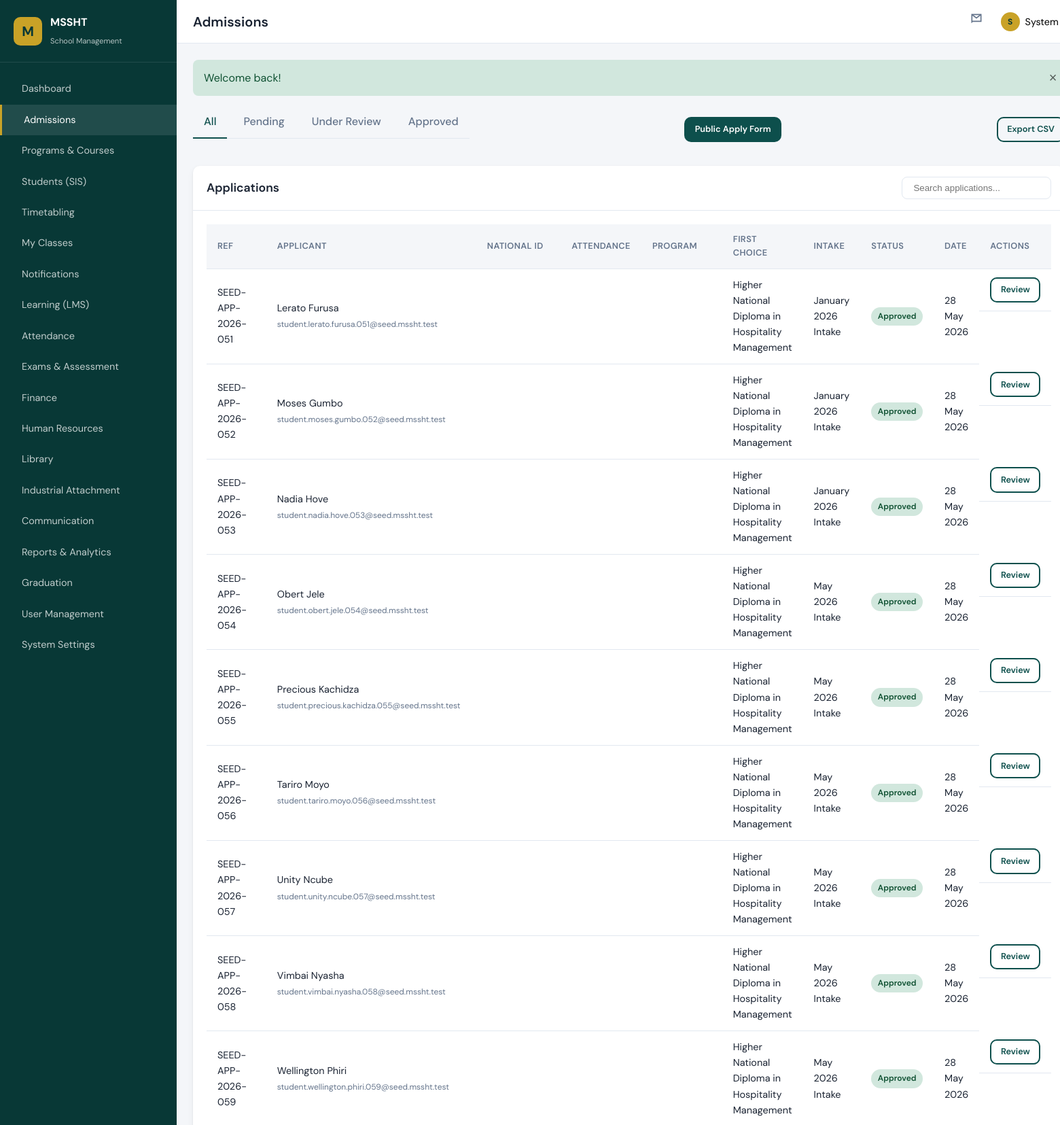
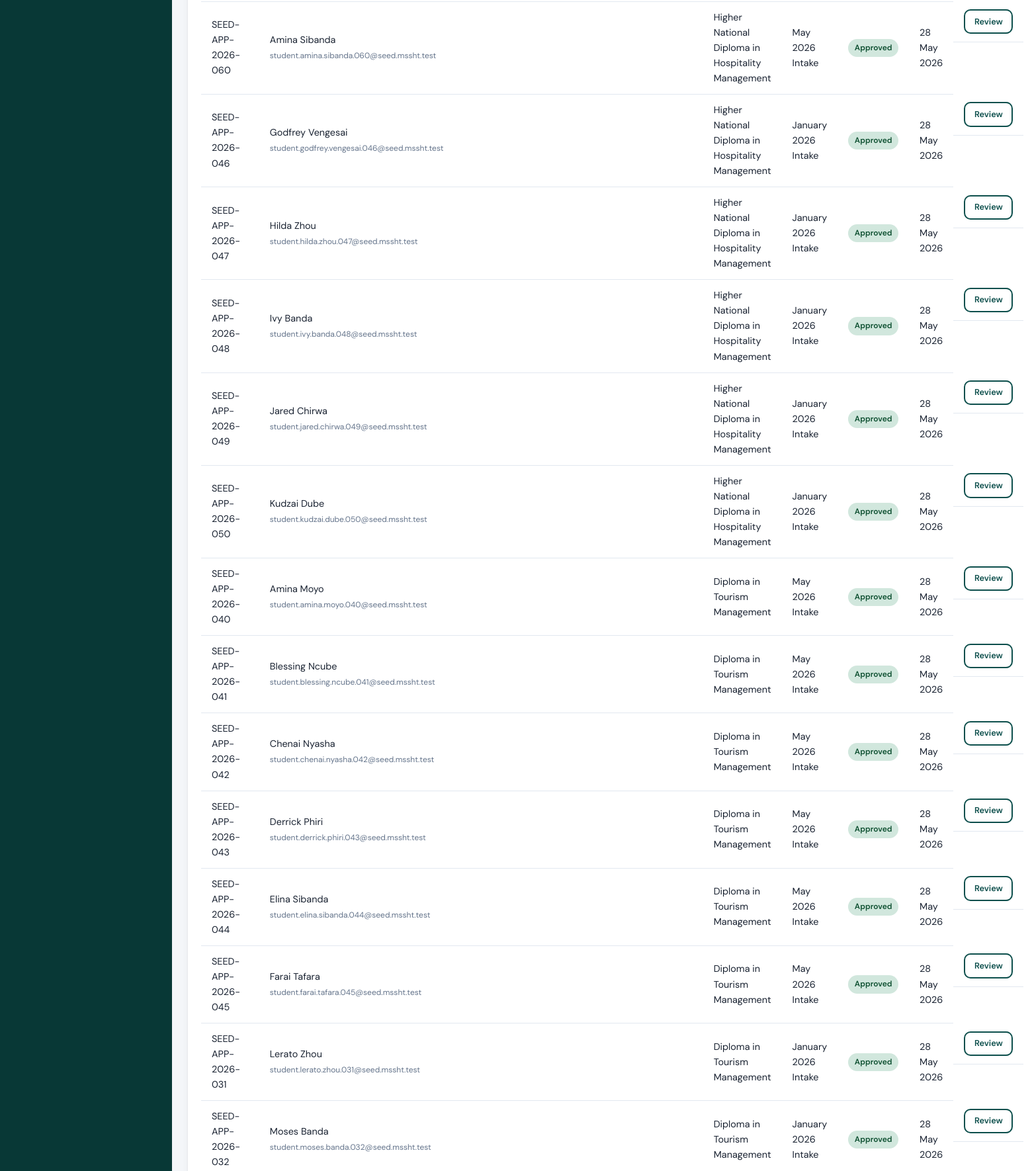
The app's page /modules/admissions/index.php (signed in, upper part) with its own data (2 pictures, top to bottom).
### tables this page shows
CREATE TABLE applications (
    id INT UNSIGNED AUTO_INCREMENT PRIMARY KEY,
    application_ref VARCHAR(30) NOT NULL UNIQUE,
    user_id INT UNSIGNED NULL UNIQUE,
    program_id INT UNSIGNED NOT NULL,
    intake_id INT UNSIGNED NOT NULL,
    first_name VARCHAR(80) NOT NULL,
    last_name VARCHAR(80) NOT NULL,
    email VARCHAR(150) NOT NULL,
    phone VARCHAR(30) NOT NULL,
    gender ENUM('male', 'female', 'other') NULL,
    date_of_birth DATE NULL,
    address TEXT NULL,
    previous_qualification VARCHAR(200) NULL,
    status ENUM('pending', 'under_review', 'approved', 'rejected', 'waitlisted') DEFAULT 'pending',
    notes TEXT NULL,
    reviewed_by INT UNSIGNED NULL,
    reviewed_at DATETIME NULL,
    created_at TIMESTAMP DEFAULT CURRENT_TIMESTAMP,
    FOREIGN KEY (user_id) REFERENCES users(id) ON DELETE SET NULL,
    FOREIGN KEY (program_id) REFERENCES programs(id),
    FOREIGN KEY (intake_id) REFERENCES intakes(id),
    FOREIGN KEY (reviewed_by) REFERENCES users(id) ON DELETE SET NULL
);

CREATE TABLE programs (
    id INT UNSIGNED AUTO_INCREMENT PRIMARY KEY,
    code VARCHAR(20) NOT NULL UNIQUE,
    name VARCHAR(200) NOT NULL,
    program_type ENUM('short_course', 'certificate', 'diploma', 'hnd') NOT NULL,
    duration_months SMALLINT UNSIGNED DEFAULT 12,
    duration_value SMALLINT UNSIGNED DEFAULT 12,
    duration_unit VARCHAR(10) DEFAULT 'months',
    total_credits DECIMAL(6,2) DEFAULT 0,
    description TEXT NULL,
    status ENUM('active', 'inactive') DEFAULT 'active',
    created_at TIMESTAMP DEFAULT CURRENT_TIMESTAMP
);

CREATE TABLE intakes (
    id INT UNSIGNED AUTO_INCREMENT PRIMARY KEY,
    name VARCHAR(100) NOT NULL,
    academic_year VARCHAR(20) NOT NULL,
    start_date DATE NOT NULL,
    end_date DATE NOT NULL,
    status ENUM('open', 'closed', 'archived') DEFAULT 'open',
    created_at TIMESTAMP DEFAULT CURRENT_TIMESTAMP
);

### modules/admissions/index.php (the view, shortened to what this page needs)
<?php
$db = getDB();
$status = $_GET['status'] ?? '';
$sql = 'SELECT a.*, p.name AS program_name, i.name AS intake_name,
    JSON_UNQUOTE(JSON_EXTRACT(a.notes, "$.national_id")) AS national_id,
    JSON_UNQUOTE(JSON_EXTRACT(a.notes, "$.attendance_type")) AS attendance_type,
    JSON_UNQUOTE(JSON_EXTRACT(a.notes, "$.first_choice")) AS first_choice
    FROM applications a
    JOIN programs p ON p.id = a.program_id
    JOIN intakes i ON i.id = a.intake_id WHERE 1=1';
$params = [];
$sql .= ' ORDER BY a.created_at DESC LIMIT 100';
$stmt = $db->prepare($sql);
$stmt->execute($params);
$applications = $stmt->fetchAll();
require_once __DIR__ . '/../../includes/header.php';
?>
<div class="page-actions">
    <div class="tabs">
        <a href="?" class="tab-link <?= !$status ? 'active' : '' ?>">All</a>
        <a href="?status=pending" class="tab-link <?= $status === 'pending' ? 'active' : '' ?>">Pending</a>
        <a href="?status=under_review" class="tab-link <?= $status === 'under_review' ? 'active' : '' ?>">Under Review</a>
        <a href="?status=approved" class="tab-link <?= $status === 'approved' ? 'active' : '' ?>">Approved</a>
    </div>
    <a href="apply.php" class="btn btn-primary btn-sm" target="_blank">Public Apply Form</a>
    <a href="?export=csv" class="btn btn-outline btn-sm">Export CSV</a>
</div>
<div class="card">
    <div class="card-header">
        <h2>Applications</h2>
        <div class="search-box">
            <input type="text" id="tableSearch" placeholder="Search applications...">
        </div>
    </div>
    <div class="card-body table-wrap">
        <?php if (empty($applications)): ?>
        <p class="empty-state">No applications found.</p>
        <?php else: ?>
        <table class="data-table">
            <thead>
                <tr>
                    <th>Ref</th>
                    <th>Applicant</th>
                    <th>National ID</th>
                    <th>Attendance</th>
                    <th>Program</th>
                    <th>First Choice</th>
                    <th>Intake</th>
                    <th>Status</th>
                    <th>Date</th>
                    <th>Actions</th>
                </tr>
            </thead>
            <tbody>
            <?php foreach ($applications as $app): ?>
                <tr>
                    <td><?= e($app['application_ref']) ?></td>
                    <td><?= e($app['first_name'] . ' ' . $app['last_name']) ?><br><small class="text-muted"><?= e($app['email']) ?></small></td>
                    <td><?= e($app['national_id'] ?? '') ?></td>
                    <td><?= e($app['attendance_type'] ?? '') ?></td>
                    <td>
                    </td>
                    <td><?= e($app['program_name']) ?></td>
                    <td><?= e($app['intake_name']) ?></td>
                    <td><?= statusBadge($app['status']) ?></td>
                    <td><?= formatDate($app['created_at']) ?></td>
                    <td class="table-actions">
                        <a href="review.php?id=<?= (int)$app['id'] ?>" class="btn btn-sm btn-outline">Review</a>
                    </td>
                </tr>
            <?php endforeach; ?>
            </tbody>
        </table>
        <?php endif; ?>
    </div>
</div>
<?php require_once __DIR__ . '/../../includes/footer.php'; ?>

### includes/helpers.php (shortened to what this page needs)
<?php
function e(?string $value): string
{
    return htmlspecialchars($value ?? '', ENT_QUOTES, 'UTF-8');
}
function formatDate(?string $date, string $format = 'd M Y'): string
{
    return date($format, strtotime($date));
}
function statusBadge(string $status): string
{
    $map = [
        'pending'      => 'badge-warning',
        'under_review' => 'badge-info',
        'approved'     => 'badge-success',
        'rejected'     => 'badge-danger',
        'active'       => 'badge-success',
        'inactive'     => 'badge-secondary',
        'paid'         => 'badge-success',
        'partial'      => 'badge-warning',
        'overdue'      => 'badge-danger',
        'open'         => 'badge-success',
        'closed'       => 'badge-secondary',
    ];
    $class = $map[$status] ?? 'badge-secondary';
    return '<span class="badge ' . $class . '">' . e(ucfirst(str_replace('_', ' ', $status))) . '</span>';
}

### assets/css/main.css (style rules this page uses)
:root { --color-primary: #0d4f4c; --color-primary-dark: #083836; --color-primary-light: #1a7a75; --color-accent: #c9a227; --color-accent-light: #e8c547; --color-bg: #f4f6f9; --color-surface: #ffffff; --color-text: #1a2332; --color-text-muted: #64748b; --color-border: #e2e8f0; --color-danger: #dc3545; --color-success: #198754; --color-warning: #ffc107; --color-info: #0dcaf0; --sidebar-width: 260px; --topbar-height: 64px; --radius: 10px; --shadow: 0 1px 3px rgba(0,0,0,.08), 0 4px 12px rgba(0,0,0,.04); --font-sans: 'DM Sans', system-ui, sans-serif; --font-display: 'Playfair Display', Georgia, serif; }
*, *::before, *::after { box-sizing: border-box; margin: 0; padding: 0; }
html { font-size: 16px; scroll-behavior: smooth; }
body { font-family: var(--font-sans); color: var(--color-text); background: var(--color-bg); line-height: 1.6; }
a { color: var(--color-primary-light); text-decoration: none; }
.btn { display: inline-flex; align-items: center; justify-content: center; gap: .5rem; padding: .6rem 1.25rem; border-radius: var(--radius); font-weight: 600; font-size: .9rem; border: 2px solid transparent; cursor: pointer; transition: all .2s; font-family: inherit; }
.btn-primary { background: var(--color-primary); color: #fff; }
.btn-outline { background: transparent; border-color: var(--color-primary); color: var(--color-primary); }
.btn-sm { padding: .4rem .85rem; font-size: .8rem; }
.card { background: var(--color-surface); border-radius: var(--radius); box-shadow: var(--shadow); margin-bottom: 1.5rem; }
.card-header { padding: 1rem 1.25rem; border-bottom: 1px solid var(--color-border); display: flex; align-items: center; justify-content: space-between; }
.card-header h2 { font-size: 1.1rem; font-weight: 600; }
.card-body { padding: 1.25rem; }
.table-wrap { overflow-x: auto; }
table.data-table { width: 100%; border-collapse: collapse; font-size: .9rem; }
table.data-table th, table.data-table td { padding: .75rem 1rem; text-align: left; border-bottom: 1px solid var(--color-border); }
table.data-table th { background: var(--color-bg); font-weight: 600; font-size: .8rem; text-transform: uppercase; letter-spacing: .03em; color: var(--color-text-muted); }
.table-actions { display: flex; gap: .5rem; }
.badge { display: inline-block; padding: .25rem .6rem; border-radius: 20px; font-size: .75rem; font-weight: 600; }
.badge-success { background: #d1e7dd; color: #0f5132; }
.text-muted { color: var(--color-text-muted); }
.page-actions { display: flex; justify-content: space-between; align-items: center; margin-bottom: 1.25rem; flex-wrap: wrap; gap: 1rem; }
.search-box input { padding: .5rem 1rem; border: 1px solid var(--color-border); border-radius: 8px; min-width: 220px; }
.tabs { display: flex; gap: .5rem; margin-bottom: 1.25rem; border-bottom: 1px solid var(--color-border); }
.tab-link { padding: .6rem 1rem; color: var(--color-text-muted); font-weight: 500; border-bottom: 2px solid transparent; margin-bottom: -1px; }
.tab-link.active { color: var(--color-primary); border-color: var(--color-primary); }

### records on screen
applications: application_ref "SEED-APP-2026-051", first_name+last_name "Lerato Furusa", email "student.lerato.furusa.051@seed.mssht.test", program.name "Higher National Diploma in Hospitality Management", intake.name "January 2026 Intake", status "Approved", created_at "28 May 2026"
applications: application_ref "SEED-APP-2026-052", first_name+last_name "Moses Gumbo", email "student.moses.gumbo.052@seed.mssht.test", program.name "Higher National Diploma in Hospitality Management", intake.name "January 2026 Intake", status "Approved", created_at "28 May 2026"
applications: application_ref "SEED-APP-2026-053", first_name+last_name "Nadia Hove", email "student.nadia.hove.053@seed.mssht.test", program.name "Higher National Diploma in Hospitality Management", intake.name "January 2026 Intake", status "Approved", created_at "28 May 2026"
applications: application_ref "SEED-APP-2026-054", first_name+last_name "Obert Jele", email "student.obert.jele.054@seed.mssht.test", program.name "Higher National Diploma in Hospitality Management", intake.name "May 2026 Intake", status "Approved", created_at "28 May 2026"
applications: application_ref "SEED-APP-2026-055", first_name+last_name "Precious Kachidza", email "student.precious.kachidza.055@seed.mssht.test", program.name "Higher National Diploma in Hospitality Management", intake.name "May 2026 Intake", status "Approved", created_at "28 May 2026"
applications: application_ref "SEED-APP-2026-056", first_name+last_name "Tariro Moyo", email "student.tariro.moyo.056@seed.mssht.test", program.name "Higher National Diploma in Hospitality Management", intake.name "May 2026 Intake", status "Approved", created_at "28 May 2026"
applications: application_ref "SEED-APP-2026-057", first_name+last_name "Unity Ncube", email "student.unity.ncube.057@seed.mssht.test", program.name "Higher National Diploma in Hospitality Management", intake.name "May 2026 Intake", status "Approved", created_at "28 May 2026"
applications: application_ref "SEED-APP-2026-058", first_name+last_name "Vimbai Nyasha", email "student.vimbai.nyasha.058@seed.mssht.test", program.name "Higher National Diploma in Hospitality Management", intake.name "May 2026 Intake", status "Approved", created_at "28 May 2026"
applications: application_ref "SEED-APP-2026-059", first_name+last_name "Wellington Phiri", email "student.wellington.phiri.059@seed.mssht.test", program.name "Higher National Diploma in Hospitality Management", intake.name "May 2026 Intake", status "Approved", created_at "28 May 2026"
applications: application_ref "SEED-APP-2026-060", first_name+last_name "Amina Sibanda", email "student.amina.sibanda.060@seed.mssht.test", program.name "Higher National Diploma in Hospitality Management", intake.name "May 2026 Intake", status "Approved", created_at "28 May 2026"
applications: application_ref "SEED-APP-2026-046", first_name+last_name "Godfrey Vengesai", email "student.godfrey.vengesai.046@seed.mssht.test", program.name "Higher National Diploma in Hospitality Management", intake.name "January 2026 Intake", status "Approved", created_at "28 May 2026"
applications: application_ref "SEED-APP-2026-047", first_name+last_name "Hilda Zhou", email "student.hilda.zhou.047@seed.mssht.test", program.name "Higher National Diploma in Hospitality Management", intake.name "January 2026 Intake", status "Approved", created_at "28 May 2026"
applications: application_ref "SEED-APP-2026-048", first_name+last_name "Ivy Banda", email "student.ivy.banda.048@seed.mssht.test", program.name "Higher National Diploma in Hospitality Management", intake.name "January 2026 Intake", status "Approved", created_at "28 May 2026"
applications: application_ref "SEED-APP-2026-049", first_name+last_name "Jared Chirwa", email "student.jared.chirwa.049@seed.mssht.test", program.name "Higher National Diploma in Hospitality Management", intake.name "January 2026 Intake", status "Approved", created_at "28 May 2026"
applications: application_ref "SEED-APP-2026-050", first_name+last_name "Kudzai Dube", email "student.kudzai.dube.050@seed.mssht.test", program.name "Higher National Diploma in Hospitality Management", intake.name "January 2026 Intake", status "Approved", created_at "28 May 2026"
applications: application_ref "SEED-APP-2026-040", first_name+last_name "Amina Moyo", email "student.amina.moyo.040@seed.mssht.test", program.name "Diploma in Tourism Management", intake.name "May 2026 Intake", status "Approved", created_at "28 May 2026"
applications: application_ref "SEED-APP-2026-041", first_name+last_name "Blessing Ncube", email "student.blessing.ncube.041@seed.mssht.test", program.name "Diploma in Tourism Management", intake.name "May 2026 Intake", status "Approved", created_at "28 May 2026"
applications: application_ref "SEED-APP-2026-042", first_name+last_name "Chenai Nyasha", email "student.chenai.nyasha.042@seed.mssht.test", program.name "Diploma in Tourism Management", intake.name "May 2026 Intake", status "Approved", created_at "28 May 2026"
applications: application_ref "SEED-APP-2026-043", first_name+last_name "Derrick Phiri", email "student.derrick.phiri.043@seed.mssht.test", program.name "Diploma in Tourism Management", intake.name "May 2026 Intake", status "Approved", created_at "28 May 2026"
applications: application_ref "SEED-APP-2026-044", first_name+last_name "Elina Sibanda", email "student.elina.sibanda.044@seed.mssht.test", program.name "Diploma in Tourism Management", intake.name "May 2026 Intake", status "Approved", created_at "28 May 2026"
applications: application_ref "SEED-APP-2026-045", first_name+last_name "Farai Tafara", email "student.farai.tafara.045@seed.mssht.test", program.name "Diploma in Tourism Management", intake.name "May 2026 Intake", status "Approved", created_at "28 May 2026"
applications: application_ref "SEED-APP-2026-031", first_name+last_name "Lerato Zhou", email "student.lerato.zhou.031@seed.mssht.test", program.name "Diploma in Tourism Management", intake.name "January 2026 Intake", status "Approved", created_at "28 May 2026"
applications: application_ref "SEED-APP-2026-032", first_name+last_name "Moses Banda", email "student.moses.banda.032@seed.mssht.test", program.name "Diploma in Tourism Management", intake.name "January 2026 Intake", status "Approved", created_at "28 May 2026"

### other values on screen
$item['label'] "Dashboard"
$item['label'] "Admissions"
$item['label'] "Programs & Courses"
$item['label'] "Students (SIS)"
$item['label'] "Timetabling"
$item['label'] "My Classes"
$item['label'] "Notifications"
$item['label'] "Learning (LMS)"
$item['label'] "Attendance"
$item['label'] "Exams & Assessment"
$item['label'] "Finance"
$item['label'] "Human Resources"
$item['label'] "Library"
$item['label'] "Industrial Attachment"
$item['label'] "Communication"
